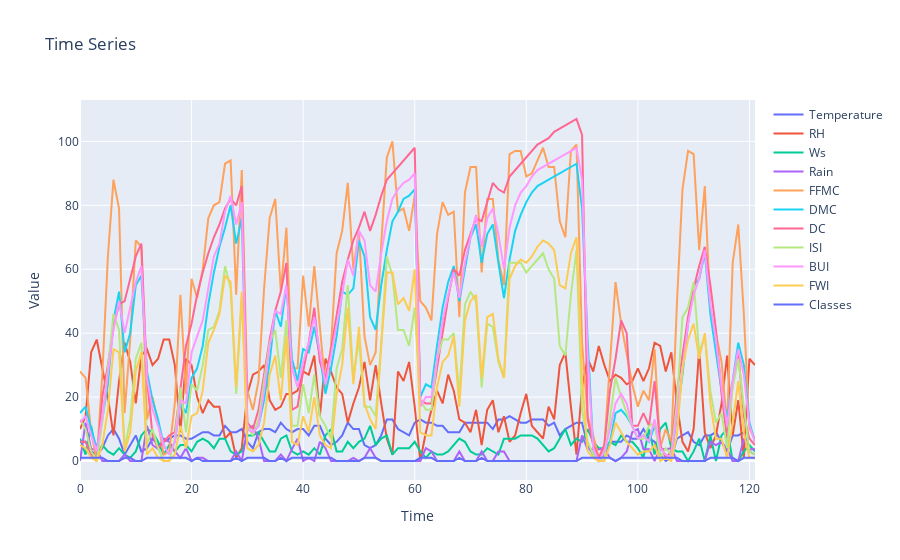

Here is the notebook cell this chart was saved with:
### Markdown cell above
#### Bejaia

### Code cell
fig = go.Figure()

for column in nb_df.columns:
    fig.add_trace(go.Scatter(x=nb_df.index, y=nb_df[column], mode="lines", name=column))

fig.update_layout(xaxis_title="Time", yaxis_title="Value", title="Time Series")

fig.show()
